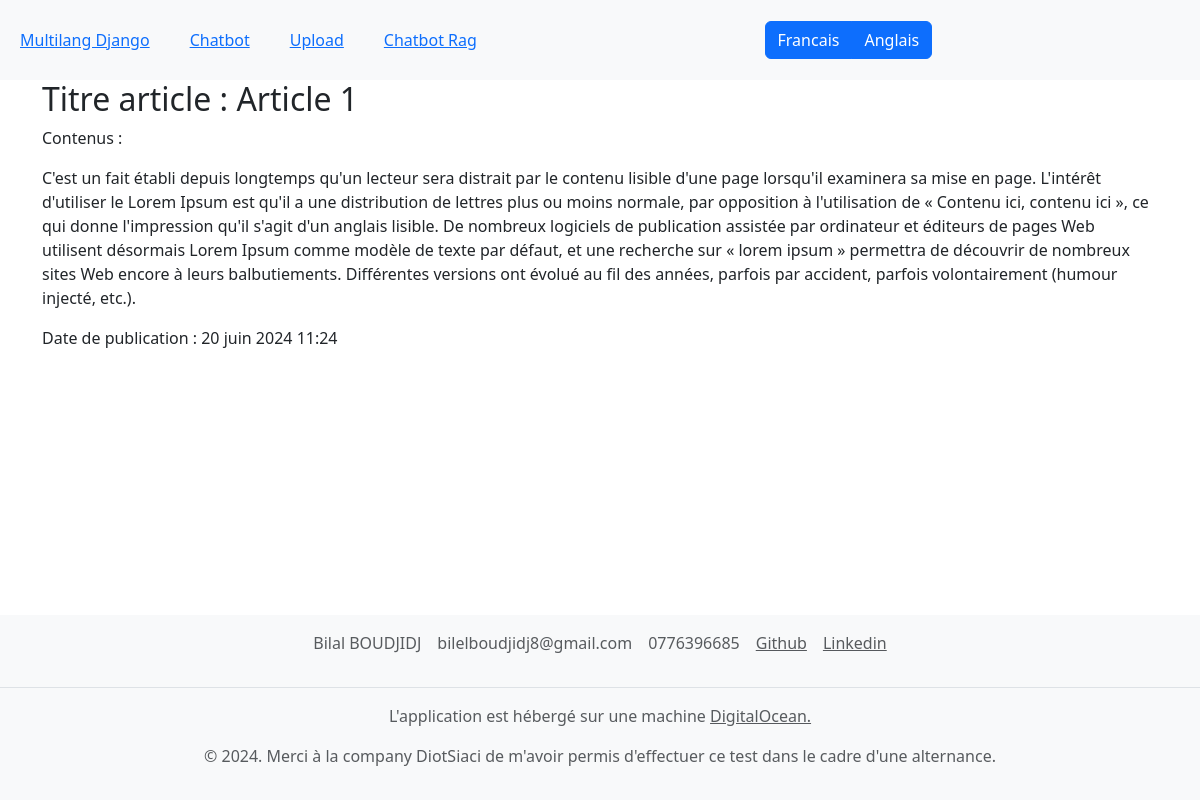
The app's page /article/1/ with its own data.
### main/models.py (models this page shows, shortened)
class Articles(models.Model):
    title = models.CharField(max_length=128, default="") # On crée un champ title de type string avec 128 caractères maximum
    content = models.TextField(blank=True, default="") # On crée un champ content de type text
    publication_date = models.DateTimeField(default=timezone.now, blank=True) # On crée un champ publication_date de type DateTime qui prend la date et l'heure de la publication de l'article

### main/views.py (the view)
# urls.py: path('article/<int:articleId>/',views.article,name='pageArticle'),
def article(request, articleId): # Page détail d'un article.
    article = Articles.objects.get(id=articleId)
    return render(request, 'article.html', context={"article":article}) # Crée la page de la liste des articles.

### templates/article.html (shortened to what this page needs)
{% extends "base.html" %}  {% comment %} on etend le fichier base.html dans le dossier templates à la racine {% endcomment %}
{% load i18n %}
{% block content %}
    <h2>{% trans "Titre article : " %} {{ article.title }}</h2>
    <p>{% trans "Contenus :" %}</p>
    <p>{{ article.content }}</p>
    <p>{% trans "Date de publication :" %}  {{ article.publication_date }}</p>
{% endblock %}

### static/css/style.css (style rules this page uses)
html, body { box-sizing: border-box; height: 100%; padding: 0; margin: 0; }
.wrapper { box-sizing: border-box; min-height: 100%; display: flex; flex-direction: column; }

### records on screen
Articles: title "Article 1", content "C'est un fait établi depuis longtemps qu'un lecteur sera distrait par le contenu lisible d'une page lorsqu'il examinera sa mise en page. L'intérêt d'utiliser le Lorem Ipsum est qu'il a une distribution de lettres plus ou moins normale, par opposition à l'utilisation de « Contenu ici, contenu ici », ce qui donne l'impression qu'il s'agit d'un anglais lisible. De nombreux logiciels de publication assistée par ordinateur et éditeurs de pages Web utilisent désormais Lorem Ipsum comme modèle de texte par défaut, et une recherche sur « lorem ipsum » permettra de découvrir de nombreux sites Web encore à leurs balbutiements. Différentes versions ont évolué au fil des années, parfois par accident,…", publication_date "20 juin 2024 11:24"
